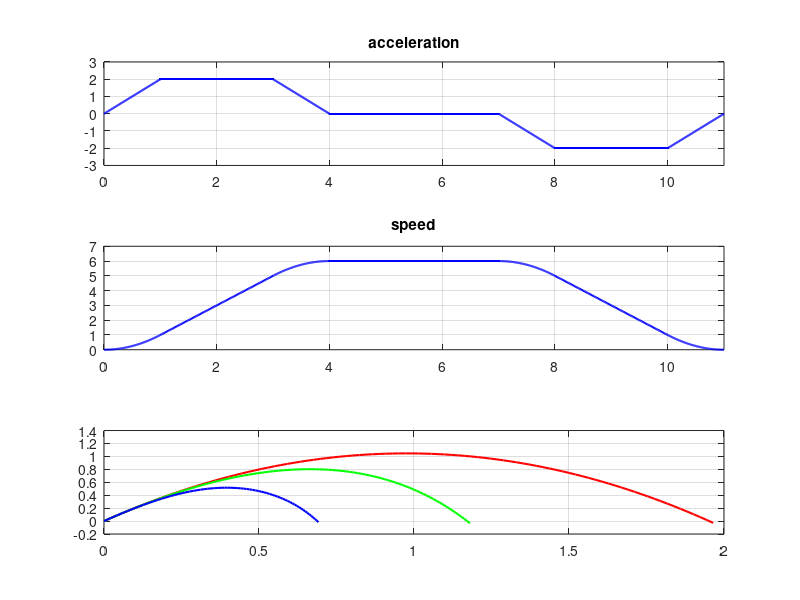

The MATLAB script that drew this image:
%ex 1
%initial
clear
close all
T1 = 1
T2 = 2
T3 = 3
amax = 2
T = 4*T1 + 2*T2 + T3

%basic calculation

vmax = (T1 + T2)*amax
smax = (2*T1 +T2 + T3)*vmax

%Formular

%accel formular
%T11
t11 = 0:T1/100:T1;
aT11 = @(t11) 2*t11

%T21
t21 = T1:T2/100:T1+T2;
aT21 = @(t21) amax

%T12
t12 = T1+T2:T1/100:T2+2*T1;
aT12 = @(t12) -2*(t12-4)

%T3
t3 = T2+2*T1:T3/100:T2+2*T1+T3;
aT3 = @(t3) 0


%aT13
t13 = T2+2*T1+T3:T1/100:T2+3*T1+T3;
aT13 = @(t13) -2*(t13-7)

%T22
t22 = T2+3*T1+T3:T2/100:2*T2+3*T1+T3;
aT22 = @(t22) -amax

%aT14
t14 = 2*T2+3*T1+T3:T1/100:2*T2+4*T1+T3;
aT14 = @(t14) 2*(t14-11)





%Speed equation
%T11
t11 = 0:T1/100:T1;
vT11 = @(t11) t11.^2

%T21
t21 = T1:T2/100:T1+T2;
vT21 = @(t21) amax*t21 
vT21f = @(t21) amax*t21 + vT11(T1) -vT21(T1)
%T12
t12 = T1+T2:T1/100:T2+2*T1;
vT12 = @(t12) -t12.*(t12-8) 
vT12f = @(t12) -t12.*(t12-8) + vT21f(T1+T2) -vT12(T1+T2)
%T3
t3 = T2+2*T1:T3/100:T2+2*T1+T3;
vT3 = @(t3) vmax


%T13
t13 = T2+2*T1+T3:T1/100:T2+3*T1+T3;
vT13 = @(t13) -t13.*(t13-14) 
vT13f = @(t13) -t13.*(t13-14) + vmax - vT13(T2+2*T1+T3)

%T22
t22 = T2+3*T1+T3:T2/100:2*T2+3*T1+T3;
vT22 = @(t22) -amax*t22 
vT22f = @(t22) -amax*t22 + vT13f(T2+3*T1+T3)-vT22(T2+3*T1+T3)
%T14
t14 = 2*T2+3*T1+T3:T1/100:2*T2+4*T1+T3;
vT14 = @(t14) t14.*(t14-22) 
vT14f = @(t14) t14.*(t14-22) + vT22f(2*T2+3*T1+T3)-vT14(2*T2+3*T1+T3)


%Location
%T11
t11 = 0:T1/100:T1;
sT11 = @(t11) (t11.^3)./3
%T21
t21 = T1:T2/100:T1+T2;
sT21 = @(t21) (t21.*(amax*t21-2))./2 
sT21f = @(t21) (t21.*(amax*t21-2))./2  + sT11(T1)-sT21(T1)
%T12
t12 = T1+T2:T1/100:T2+2*T1;
sT12 = @(t12) -(t12.*(t12.^2-12*t12+30))./3  
sT12f = @(t12) -(t12.*(t12.^2-12*t12+30))./3 + sT21f(T1+T2) - sT12(T1+T2)

%T3
t3 = T2+2*T1:T3/100:T2+2*T1+T3;
sT3 = @(t3) vmax*t3
sT3f = @(t3) vmax*t3 + sT12f(T2+2*T1) - sT3(T2+2*T1)
%T13
t13 = T2+2*T1+T3:T1/100:T2+3*T1+T3;
sT13 = @(t13) -(t13.*(t13.^2-21*t13+129))./3
sT13f = @(t13) -(t13.*(t13.^2-21*t13+129))./3 + sT3f(T2+2*T1+T3)- sT13(T2+2*T1+T3)
%T22
t22 = T2+3*T1+T3:T2/100:2*T2+3*T1+T3;
sT22 = @(t22) -(t22.*(amax*t22-42))./2
sT22f  = @(t22) -(t22.*(amax*t22-42))./2 + sT13f(T2+3*T1+T3)-sT22(T2+3*T1+T3)
%T14
t14 = 2*T2+3*T1+T3:T1/100:2*T2+4*T1+T3;
sT14 = @(t14) (t14.*(t14.^2-33*t14+363))./3
sT14f = @(t14) (t14.*(t14.^2-33*t14+363))./3 + sT22f(2*T2+3*T1+T3)-sT14(2*T2+3*T1+T3)






%graph
subplot(3,1,1)
plot(t11,aT11(t11),'b','linewidth',1.5)
hold
plot(t21,aT21(t21),'b','linewidth',1.5)
plot(t12,aT12(t12),'b','linewidth',1.5)
plot(t3,aT3(t3),'b','linewidth',1.5)
plot(t13,aT13(t13),'b','linewidth',1.5)
plot(t22,aT22(t22),'b','linewidth',1.5)
plot(t14,aT14(t14),'b','linewidth',1.5)
title('acceleration')
ylim([-amax-1,amax+1])
xlim([0,2*T2+4*T1+T3])
grid
hold off

subplot(3,1,2)
plot(t11,vT11(t11),'b','linewidth',1.5)
hold
plot(t21,vT21f(t21),'b','linewidth',1.5)
plot(t12,vT12f(t12),'b','linewidth',1.5)
plot(t3,vT3(t3),'b','linewidth',1.5)
plot(t13,vT13f(t13),'b','linewidth',1.5)
plot(t22,vT22f(t22),'b','linewidth',1.5)
plot(t14,vT14f(t14),'b','linewidth',1.5)
ylim([0,vmax+1])
xlim([0,2*T2+4*T1+T3])
title('speed')
grid
hold off

subplot(3,1,3)
plot(t11,sT11(t11),'b','linewidth',1.5)
hold
plot(t21,sT21f(t21),'b','linewidth',1.5)
plot(t12,sT12f(t12),'b','linewidth',1.5)
plot(t3,sT3f(t3),'b','linewidth',1.5)
plot(t13,sT13f(t13),'b','linewidth',1.5)
plot(t22,sT22f(t22),'b','linewidth',1.5)
plot(t14,sT14f(t14),'b','linewidth',1.5)
ylim([0,(smax + 1)])
xlim([0,2*T2+4*T1+T3])
title('location')
grid
hold off


%ex 2
clear
close all
%Initial
m = 1
v0 = 5
alfa = 65
b = 1
g = 9.81

%Intial speed
v0x = v0*cosd(alfa)
v0y = v0*sind(alfa)

%i
%Formalar
dt =  0.01
%distant
s1x(1)=0 
s1y(1)=0
%distant
v1x(1) = v0x 
v1y(1) = v0y
k = 1
while  s1y(k) >= 0
      F1=0; %air resistance
      %accel
      a1x(k)=1/m*F1;
      a1y(k) = 1/m*(F1-m*g);
      %position
      s1x(k+1)=s1x(k)+v1x(k)*dt+1/2*a1x(k)*dt^2;
      s1y(k+1)=s1y(k)+v1y(k)*dt+1/2*a1y(k)*dt^2;
      %velocity
      v1x(k+1)=v1x(k)+a1x(k)*dt;
      v1y(k+1)=v1y(k)+a1y(k)*dt;
      k=k+1;
end 

t1=0:dt:(k-1)*dt;
T1=t1(end) 

%ii
%Formalar
dt =  0.01
%distant
s2x(1)=0 
s2y(1)=0
%distant
v2x(1) = v0x 
v2y(1) = v0y
k = 1
while  s2y(k) >= 0
      F2x = -b*v2x(k);
      F2y = -b*v2y(k);
      %accel
      a2x(k)=1/m*F2x;
      a2y(k) = 1/m*(F2y-m*g);
      %position
      s2x(k+1)=s2x(k)+v2x(k)*dt+1/2*a2x(k)*dt^2;
      s2y(k+1)=s2y(k)+v2y(k)*dt+1/2*a2y(k)*dt^2;
      %velocity
      v2x(k+1)=v2x(k)+a2x(k)*dt;
      v2y(k+1)=v2y(k)+a2y(k)*dt;
      k=k+1;
end 

t2=0:dt:(k-1)*dt;
T2=t2(end) 

%iii
%Formalar
dt =  0.01
%distant
s3x(1)=0 
s3y(1)=0
%distant
v3x(1) = v0x 
v3y(1) = v0y
v3(1) = sqrt((v0x)^2+(v0y)^2)
k = 1
while  s3y(k) >= 0
      F3x = -b*v3x(k)*v3(k);
      F3y = -b*v3y(k)*v3(k);
      %accel
      a3x(k)=1/m*F3x;
      a3y(k) = 1/m*(F3y-m*g);
      %position
      s3x(k+1)=s3x(k)+v3x(k)*dt+1/2*a3x(k)*dt^2;
      s3y(k+1)=s3y(k)+v3y(k)*dt+1/2*a3y(k)*dt^2;
      %velocity
      v3x(k+1)=v3x(k)+a3x(k)*dt;
      v3y(k+1)=v3y(k)+a3y(k)*dt;
      v3(k+1)= sqrt((v3x(k+1))^2+(v3y(k+1))^2);
      k=k+1;
end 

t3=0:dt:(k-1)*dt;
T3=t3(end) 


plot(s1x,s1y,'r','linewidth',1.5)
hold
grid
plot(s2x,s2y,'g','linewidth',1.5)
plot(s3x,s3y,'b','linewidth',1.5)
hold off





